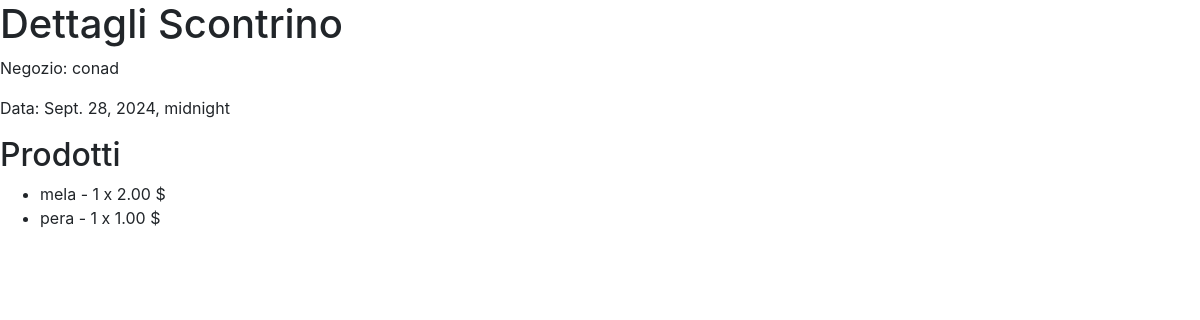
Page /scontrini/dettagli/1/ (signed in) on the committed database.
### scontrini/models.py (models this page shows, shortened)
class Scontrino(models.Model):
    utente = models.ForeignKey(User, on_delete=models.CASCADE)
    negozio = models.ForeignKey(Negozio, on_delete=models.CASCADE)
    data = models.DateTimeField()
    totale = models.DecimalField(
        max_digits=10, decimal_places=2, default=0.00)  # Aggiungi questo campo
    class Meta:
        verbose_name_plural = 'Scontrini'

class Negozio(models.Model):
    nome = models.CharField(max_length=100)
    recensione_media = models.FloatField(null=True, blank=True)
    class Meta:
        verbose_name_plural = 'Negozi'

class ListaProdotti(models.Model):
    scontrino = models.ForeignKey(
        Scontrino, on_delete=models.CASCADE, related_name='prodotti')
    prodotto = models.ForeignKey(Prodotto, on_delete=models.CASCADE)
    quantita = models.IntegerField()
    prezzo_unitario = models.DecimalField(max_digits=6, decimal_places=2)
    class Meta:
        verbose_name_plural = 'ListaProdotti'

class Prodotto(models.Model):
    nome = models.CharField(max_length=100)
    class Meta:
        verbose_name_plural = 'Prodotti'

### scontrini/views.py (the view)
@login_required
def dettagli_scontrino(request, scontrino_id):
    scontrino = get_object_or_404(
        Scontrino, id=scontrino_id, utente=request.user)
    prodotti = scontrino.prodotti.all()
    return render(request, 'scontrini/dettagli_scontrino.html', {'scontrino': scontrino, 'prodotti': prodotti})

### scontrini/templates/scontrini/dettagli_scontrino.html (shortened to what this page needs)
{% extends 'base.html' %}
{% block content %}
    <h1>Dettagli Scontrino</h1>
    <p>Negozio: {{ scontrino.negozio.nome }}</p>
    <p>Data: {{ scontrino.data }}</p>
    <h2>Prodotti</h2>
    <ul>
        {% for prodotto in prodotti %}
            <li>{{ prodotto.prodotto.nome }} - {{ prodotto.quantita }} x {{ prodotto.prezzo_unitario }} $</li>
        {% endfor %}
    </ul>
{% endblock %}

### rows in the picture
Scontrino: negozio.nome "conad", data "Sept. 28, 2024, midnight"
ListaProdotti: prodotto.nome "mela", quantita "1", prezzo_unitario "2.00"
ListaProdotti: prodotto.nome "pera", quantita "1", prezzo_unitario "1.00"
